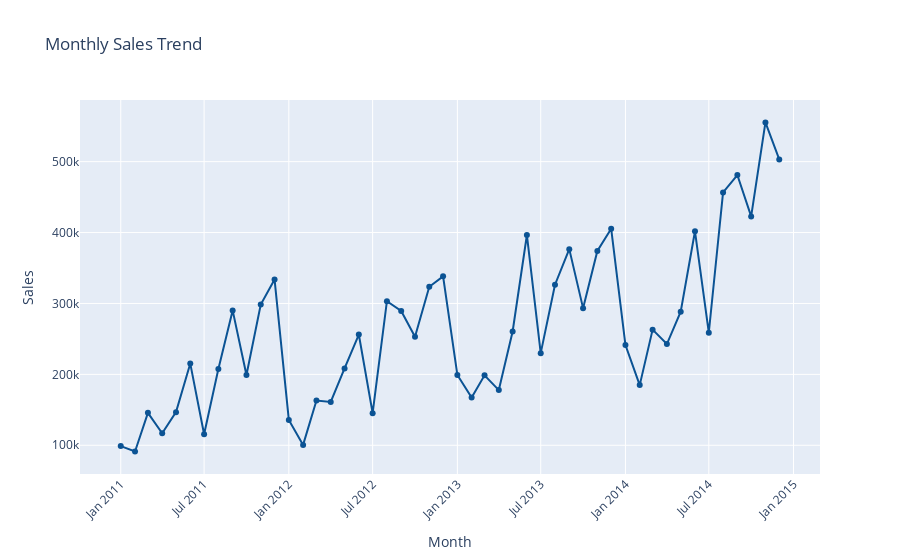

Notebook code for this chart:
### Markdown cell above
##  4. Monthly Sales Trend (Line Chart)

### Code cell
#  Sales Trend Over Time
monthly_sales = df.groupby('order_period')['sales'].sum().reset_index()

fig3 = px.line(monthly_sales, 
               x='order_period', 
               y='sales',
               markers=True,
               title=' Monthly Sales Trend',
               labels={'order_period': 'Order Month', 'sales': 'Sales ($)'},
               color_discrete_sequence=['#0B5394'])

fig3.update_layout(xaxis_title='Month', yaxis_title='Sales', xaxis_tickangle=-45)
fig3.show()

### Figure 1 — Plotly figure (JSON) as saved in the notebook; plotly's stock layout.template omitted (floating-point values rounded to 4 significant figures)
{"data": [{"hovertemplate": "Order Month=%{x}<br>Sales ($)=%{y}<extra></extra>", "legendgroup": "", "line": {"color": "#0B5394", "dash": "solid"}, "marker": {"symbol": "circle"}, "mode": "lines+markers", "name": "", "orientation": "v", "showlegend": false, "type": "scatter", "x": ["2011-01", "2011-02", "2011-03", "2011-04", "2011-05", "2011-06", "2011-07", "2011-08", "2011-09", "2011-10", "2011-11", "2011-12", "2012-01", "2012-02", "2012-03", "2012-04", "2012-05", "2012-06", "2012-07", "2012-08", "2012-09", "2012-10", "2012-11", "2012-12", "2013-01", "2013-02", "2013-03", "2013-04", "2013-05", "2013-06", "2013-07", "2013-08", "2013-09", "2013-10", "2013-11", "2013-12", "2014-01", "2014-02", "2014-03", "2014-04", "2014-05", "2014-06", "2014-07", "2014-08", "2014-09", "2014-10", "2014-11", "2014-12"], "xaxis": "x", "y": [98900.0, 91150.0, 145700.0, 116900.0, 146700.0, 215200.0, 115500.0, 207600.0, 290200.0, 199100.0, 298500.0, 333900.0, 135800.0, 100500.0, 163100.0, 161100.0, 208400.0, 256200.0, 145200.0, 303100.0, 289400.0, 252900.0, 323500.0, 338300.0, 199200.0, 167200.0, 198600.0, 177800.0, 260500.0, 396500.0, 229900.0, 326500.0, 376600.0, 293400.0, 374000.0, 405500.0, 241300.0, 184800.0, 263100.0, 242800.0, 288400.0, 401800.0, 258700.0, 456600.0, 481200.0, 422800.0, 555300.0, 503100.0], "yaxis": "y"}], "layout": {"legend": {"tracegroupgap": 0}, "title": {"text": " Monthly Sales Trend"}, "xaxis": {"anchor": "y", "domain": [0, 1], "tickangle": -45, "title": {"text": "Month"}}, "yaxis": {"anchor": "x", "domain": [0, 1], "title": {"text": "Sales"}}}}
